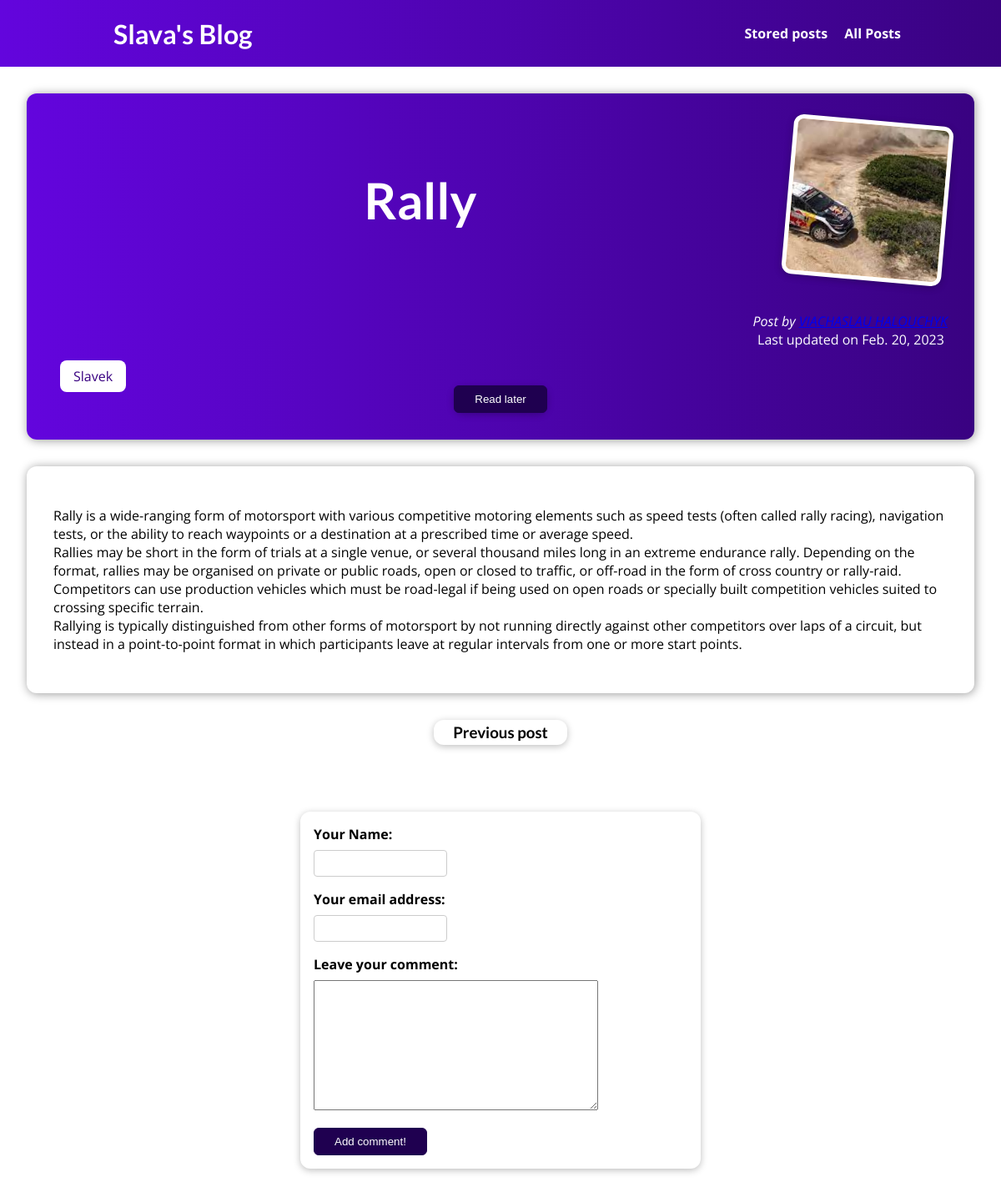
/posts/rally, run on the app's committed database.
### blog/models.py (models this page shows, shortened)
class Post(models.Model):
    title = models.CharField(max_length=50)
    excerpt = models.CharField(max_length=100)
    image = models.ImageField(upload_to='posts')
    author = models.ForeignKey(
        Author, on_delete=models.SET_NULL, null=True)
    data = models.DateField(default=datetime.now)
    slug = models.SlugField(
        default="", blank=True, null=False, db_index=True)
    content = models.TextField(validators=[MinLengthValidator(10)])
    tag = models.ManyToManyField(Tag)

class Tag(models.Model):
    caption = models.CharField(max_length=50)

### blog/views.py (the view, shortened to what this page needs)
# urls.py: path("posts/<slug:slug>", views.PostDetailView.as_view(),
class PostDetailView(View):
    def get(self, request, slug):
        identified_post = get_object_or_404(Post, slug=slug)
        start = False
        finish = False
        try:
            previous_post = Post.get_next_by_data(identified_post)
            next_post = Post.get_previous_by_data(identified_post)
        except:
            try:
                previous_post = identified_post
                next_post = Post.get_previous_by_data(identified_post)
                start = True
            except:
                previous_post = Post.get_next_by_data(identified_post)
                next_post = identified_post
                finish = True
        context = {
            "post":identified_post,
            "post_tags": identified_post.tag.all(),
            "comments" : Comment.objects.filter(post = identified_post),
            "comment_form": CommentForm(),
            "next_post": next_post.slug,
            "previous_post": previous_post.slug,
            "start": start,
            "finish": finish
        }
        return render(request, "blog/post_detail.html", context)

### blog/forms.py
class CommentForm(forms.ModelForm):
   class Meta:
      model = Comment
      fields = "__all__"
      exclude = ['post']
      labels = {
         "user_name": "Your Name",
         "user_email": "Your email address",
         "text": "Leave your comment"
      }
      error_messages = {
         "user_name": {
            "required": "Your name must not be empty",
            "max_length": "Please enter a shorter name!"
         }
      }

### blog/models.py (called while the page is built)
    def __str__(self):
        return f"{self.first_name} {self.last_name}"

### blog/templates/blog/post_detail.html (shortened to what this page needs)
{% extends 'base.html' %}
{% load static %}
{% block css_files %}
    <link rel="stylesheet" href="{% static 'blog/post_detail.css' %}">
{% endblock css_files %}
{% block content %}
<section id = "total">
    <div>
        <h1>{{post.title}}</h1>
        <img src="{{post.image.url}}" alt={{post.title}} />
    </div>
    <p>
        <i>Post by <a href="mailto:{{post.author.email}}">{{post.author}}</a></i>
        Last updated on <time>{{post.data}}</time>
    </p>
    <section>
        {% for tag in post_tags %}
            <span class = "tag"> {{tag.caption}} </span>
        {% endfor %}
        <div id = "read-later">
            <form action="{% url 'read-later' %}" method="POST">
                <button>Read later</button>
            </form>
        </div>
    </section>
</section>
<section id = "text">
    <p>
        {{post.content | linebreaks}}
    </p>
</section>
<section>
    <article class="add">
        {% if start %}
        <a href="{% url 'post-detail-page' next_post %}">
            <h3>Next post</h3>
        </a>
        {% elif finish %}
        <a href="{% url 'post-detail-page' previous_post %}">
            <h3>Previous post</h3>
        </a>
        {% endif %}
    </article>
    <form id = "add_comment" enctype="multipart/form-data" method="POST">
        {% for field in comment_form %}
        <div class="form-control {% if field.errors %}error{% endif %}">
        {{ field.label_tag }}
        {{ field }}
        </div>
        {% endfor %}
        <button type="submit">Add comment!</button>
    </form>
</section>
{% endblock content %}

### static/app.css (style rules this page uses)
* { box-sizing: border-box; }
html { font-family: 'Open Sans', 'Lato', sans-serif; }
body { margin: 0; }
h1, h2, h3 { font-family: 'Lato', sans-serif; font-weight: bold; }

### blog/static/blog/post_detail.css (style rules this page uses)
#total { background: linear-gradient(to right, #6305dd, #390281); padding: 2rem; border-radius: 12px; width: auto; margin: 2rem; box-shadow: 1px 1px 12px rgba(0, 0, 0, 0.4); }
#total h1 { flex-grow: 1; text-align: center; color: white; font-size: 60px; }
#total img { width: 12rem; height: 12rem; object-fit: cover; object-position: top; border: 5px solid white; border-radius: 12px; background-color: #ffe1bf; transform: rotateZ(+5deg); box-shadow: 0 2px 8px rgb(0 0 0 / 25%); }
#total div { display:flex; justify-content: space-between; align-items: center; }
#total p { text-align: right; color: white; white-space: pre; margin-bottom: 0; }
#text { background-color: white; padding: 2rem; border-radius: 12px; width: auto; margin: 2rem 2rem 2rem 2rem; box-shadow: 1px 1px 12px rgba(0, 0, 0, 0.4); }
.tag { background-color: white; color: #390281; padding: 0.5rem 1rem; border-radius: 8px; margin: 0.5rem; }
.add { display: flex; align-items: center; text-align: center; justify-content: center; }
.add a { margin: auto; height: auto; width: 10rem; margin-bottom: 2rem; transform-origin: center; box-shadow: 0 2px 8px rgba(0, 0, 0, 0.25); border-radius: 12px; background-color: white; text-decoration: none; color: black; }
.add h3 { margin: 0.25rem 0; }
form { margin: 3rem auto; width: 90%; max-width: 30rem; padding: 1rem; border-radius: 12px; background-color: white; box-shadow: 0 2px 8px rgba(0, 0, 0, 0.26); }
button { cursor: pointer; padding: 0.5rem 1.5rem; border-radius: 6px; background-color: #1f0050; color: white; border: 1px solid #1f0050; }
.form-control { margin-bottom: 1rem; }
.form-control input { font: inherit; padding: 0.25rem; border-radius: 4px; border: 1px solid #ccc; display: block; width: 10rem; }
.form-control label { font-weight: bold; display: block; margin-bottom: 0.5rem; }
#read-later form { margin: auto; max-width: 5rem; padding: 0; max-width: max-content; }

### data on the page
Post: title "Rally", image (picture), data "Feb. 20, 2023", content "Rally is a wide-ranging form of motorsport with various competitive motoring elements such as speed tests (often called rally racing), navigation tests, or the ability to reach waypoints or a destination at a prescribed time or average speed. Rallies may be short in the form of trials at a single venue, or several thousand miles long in an extreme endurance rally. Depending on the format, rallies may be organised on private or public roads, open or closed to traffic, or off-road in the form of cross country or rally-raid. Competitors can use production vehicles which must be road-legal if being used on open roads or specially built competition vehicles suited to crossing specific terrain.…"
Tag: caption "Slavek"

### other printed values
{{ field.label_tag }} "Your Name:" "Your email address:" "Leave your comment:"
